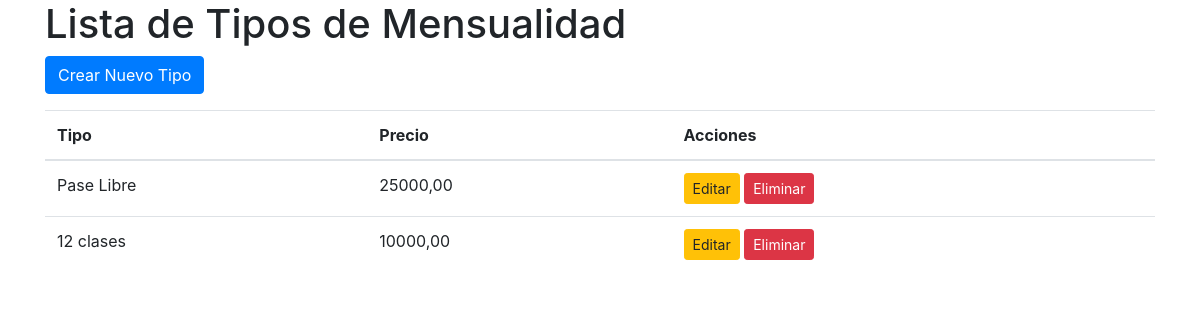
Screenshot of /tipos/ with the database file from the repository.
### gimnasio/models.py (models this page shows, shortened)
class TipoMensualidad(models.Model):
    tipo = models.CharField(max_length=255)  # Ejemplo de longitud máxima, ajústala según necesites
    precio = models.DecimalField(max_digits=10, decimal_places=2)  # Usando DecimalField para precios
    class Meta:
        db_table = 'TipoMensualidades'
        verbose_name = 'TipoMensualidad'
        verbose_name_plural = 'TipoMensualidades'

### gimnasio/views.py (the view)
# urls.py: path('tipos/', views.lista_tipos_mensualidad, name='lista_tipos_mensualidad'),
def lista_tipos_mensualidad(request):
    tipos = TipoMensualidad.objects.all()
    return render(request, 'lista_tipos_mensualidad.html', {'tipos': tipos})

### gimnasio/templates/lista_tipos_mensualidad.html (shortened to what this page needs)
<!DOCTYPE html>
<html lang="es">
<head>
    <link rel="stylesheet" href="https://stackpath.bootstrapcdn.com/bootstrap/4.5.2/css/bootstrap.min.css">
</head>
<body>
    <div class="container">
        <h1>Lista de Tipos de Mensualidad</h1>
        <a href="{% url 'crear_tipo_mensualidad' %}" class="btn btn-primary mb-3">Crear Nuevo Tipo</a>
        <table class="table">
            <thead>
                <tr>
                    <th>Tipo</th>
                    <th>Precio</th>
                    <th>Acciones</th>
                </tr>
            </thead>
            <tbody>
                {% for tipo in tipos %}
                    <tr>
                        <td>{{ tipo.tipo }}</td>
                        <td>{{ tipo.precio }}</td>
                        <td>
                            <a href="{% url 'editar_tipo_mensualidad' tipo.pk %}" class="btn btn-sm btn-warning">Editar</a>
                            <a href="{% url 'eliminar_tipo_mensualidad' tipo.pk %}" class="btn btn-sm btn-danger">Eliminar</a>
                        </td>
                    </tr>
                {% endfor %}
            </tbody>
        </table>
    </div>
</body>
</html>

### rows the page displays
TipoMensualidad: tipo "Pase Libre", precio "25000,00"
TipoMensualidad: tipo "12 clases", precio "10000,00"
